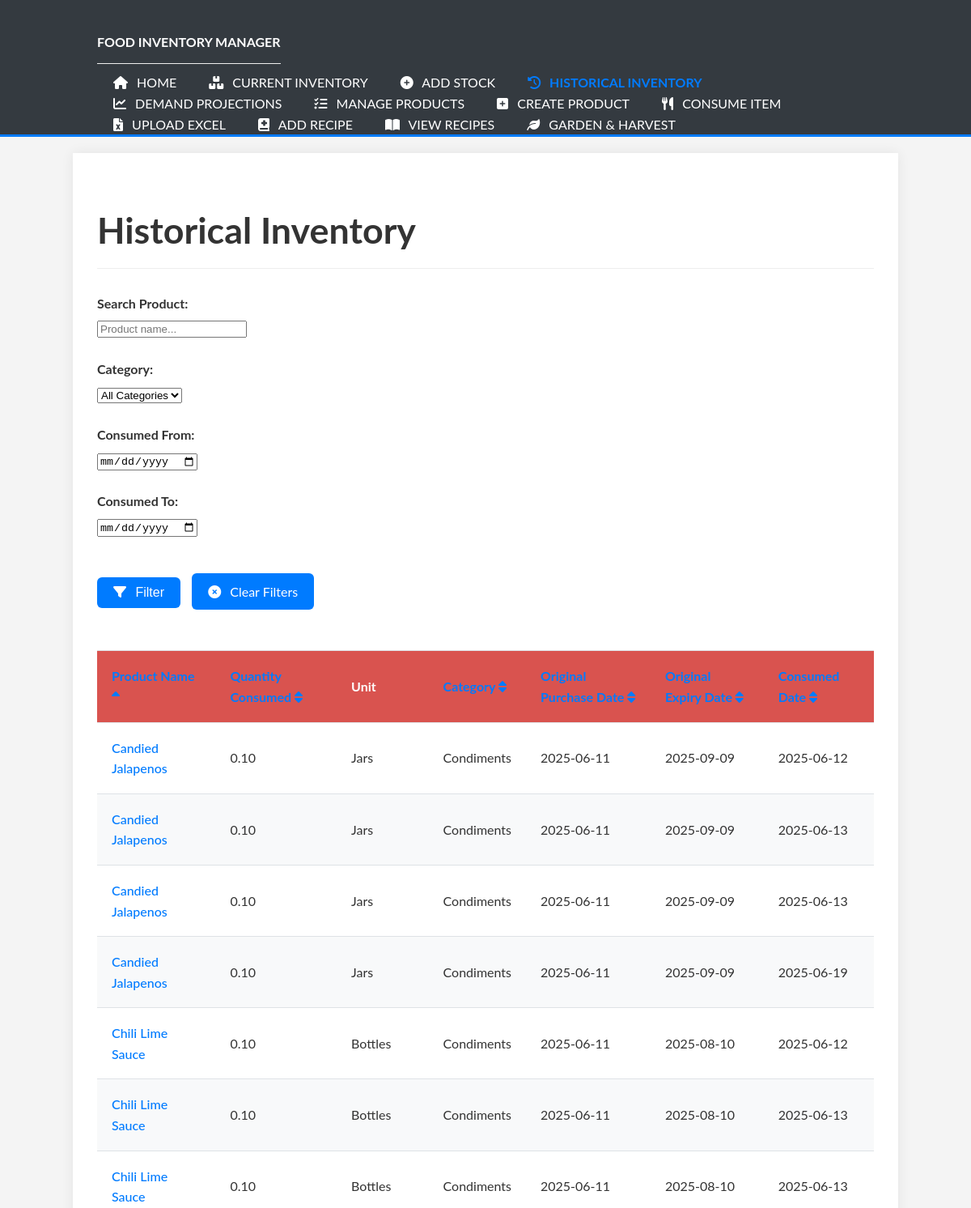
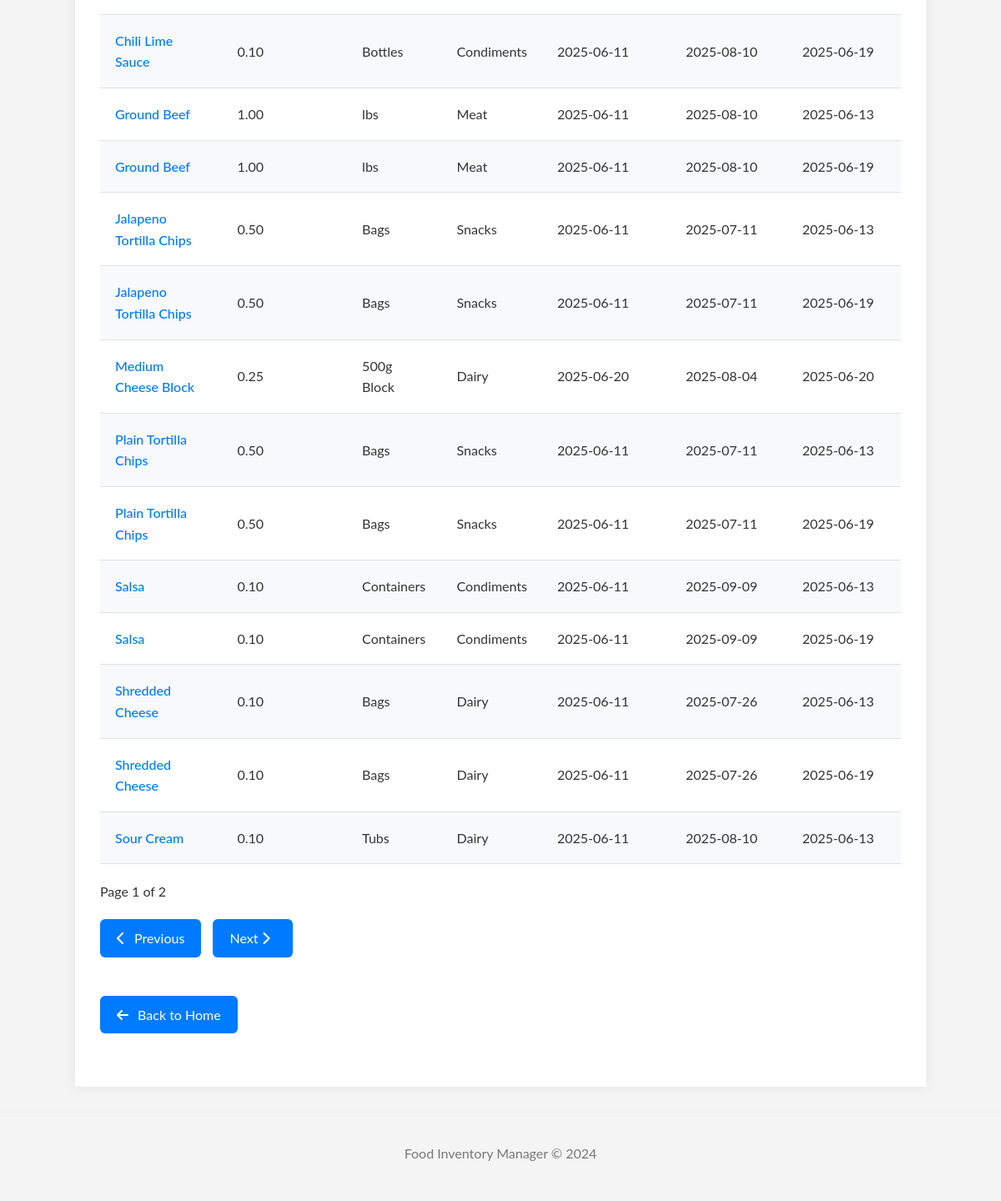
The app's page /inventory/historical?search_term=&category=&consumed_start_date=&consumed_end_date=&page=1&per_page=20&sort_by=product_name&sort_order=ASC with its own data (2 pictures, top to bottom).
### tables this page shows
CREATE TABLE historical_items (
                        id INTEGER PRIMARY KEY AUTOINCREMENT,
                        product_id INTEGER,
                        name TEXT NOT NULL,
                        quantity_consumed_this_time REAL NOT NULL,
                        original_quantity_string TEXT,
                        purchase_date TEXT, 
                        expiry_date TEXT,
                        consumed_date TEXT NOT NULL,
                        FOREIGN KEY (product_id) REFERENCES products (id)
                    );

CREATE TABLE products (
                        id INTEGER PRIMARY KEY AUTOINCREMENT,
                        name TEXT NOT NULL UNIQUE,
                        category TEXT,
                        subcategory TEXT,
                        unit_of_measure TEXT NOT NULL,
                        default_expiry_days INTEGER NOT NULL,
                        par_level REAL DEFAULT 0,
                        max_holding_amount REAL DEFAULT 0,
    purchase_location TEXT,
    consumption_override_rate REAL DEFAULT NULL
                    );

### app.py (the view, shortened to what this page needs)
@app.route('/inventory/historical')
def historical_inventory_view():
    search_term = request.args.get('search_term', '').strip()
    selected_category = request.args.get('category', '').strip()
    consumed_start_date = request.args.get('consumed_start_date', '').strip()
    consumed_end_date = request.args.get('consumed_end_date', '').strip()
    sort_by = request.args.get('sort_by', 'consumed_date').strip()
    sort_order = request.args.get('sort_order', 'DESC').strip().upper()
    if sort_order not in ['ASC', 'DESC']:
        sort_order = 'DESC'
    try:
        page = int(request.args.get('page', 1))
        if page < 1: page = 1
    except ValueError:
        page = 1
    try:
        per_page = int(request.args.get('per_page', 20))
        if per_page < 1: per_page = 1
    except ValueError:
        per_page = 20
    historical_items = manager.get_historical_inventory(
        search_term=search_term if search_term else None,
        category=selected_category if selected_category else None,
        consumed_start_date=consumed_start_date if consumed_start_date else None,
        consumed_end_date=consumed_end_date if consumed_end_date else None,
        sort_by=sort_by,
        sort_order=sort_order,
        page=page,
        per_page=per_page
    )
    total_items = manager.get_historical_inventory_count(
        search_term=search_term if search_term else None,
        category=selected_category if selected_category else None,
        consumed_start_date=consumed_start_date if consumed_start_date else None,
        consumed_end_date=consumed_end_date if consumed_end_date else None
    )
    total_pages = (total_items + per_page - 1) // per_page if per_page > 0 else 1
    categories_options = manager.get_historical_inventory_categories()
    return render_template(
        'historical_inventory.html',
        items=historical_items,
        current_page=page,
        total_pages=total_pages,
        per_page=per_page,
        search_term=search_term,
        selected_category=selected_category,
        consumed_start_date=consumed_start_date,
        consumed_end_date=consumed_end_date,
        sort_by=sort_by,
        sort_order=sort_order,
        categories=categories_options
    )

### Food_manager.py (called while the page is built)
    def _get_db_connection(self):
        if self.conn and self.db_filepath == ":memory:":
            return self.conn
        conn = sqlite3.connect(self.db_filepath)
        conn.row_factory = sqlite3.Row # Access columns by name
        return conn

    def get_historical_inventory_categories(self):
        categories = []
        query = """
            SELECT DISTINCT p.category
            FROM products p
            JOIN historical_items hi ON p.id = hi.product_id
            WHERE p.category IS NOT NULL
            ORDER BY p.category ASC
        """
        try:
            with self._get_db_connection() as conn:
                cursor = conn.cursor()
                cursor.execute(query)
                rows = cursor.fetchall()
                for row in rows:
                    categories.append(row['category'])
        except sqlite3.Error as e:
            print(f"Database error fetching historical inventory categories: {e}")
        return categories

### templates/historical_inventory.html (shortened to what this page needs)
{% extends "base.html" %}
{% block page_header %}
    <h1 class="page-title">Historical Inventory</h1>
{% endblock %}
{% block content %}
<form method="GET" action="{{ url_for('historical_inventory_view') }}" class="filter-form">
    <div class="form-row">
        <div class="form-group">
            <label for="search_term">Search Product:</label>
            <input type="text" name="search_term" id="search_term" value="{{ search_term or '' }}" placeholder="Product name...">
        </div>
        <div class="form-group">
            <label for="category">Category:</label>
            <select name="category" id="category">
                <option value="" {% if not selected_category %}selected{% endif %}>All Categories</option>
            </select>
        </div>
    </div>
    <div class="form-row">
        <div class="form-group">
            <label for="consumed_start_date">Consumed From:</label>
            <input type="date" name="consumed_start_date" id="consumed_start_date" value="{{ consumed_start_date or '' }}">
        </div>
        <div class="form-group">
            <label for="consumed_end_date">Consumed To:</label>
            <input type="date" name="consumed_end_date" id="consumed_end_date" value="{{ consumed_end_date or '' }}">
        </div>
    </div>
    <div class="form-actions">
        <button type="submit" class="button"><i class="fas fa-filter"></i> Filter</button>
        <a href="{{ url_for('historical_inventory_view') }}" class="button button-secondary"><i class="fas fa-times-circle"></i> Clear Filters</a>
    </div>
</form>
    {% if items %}
    <div class="table-responsive-wrapper">
        <table>
            <thead>
                <tr>
                    {% macro sortable_header(column_key, display_name, current_sort_by, current_sort_order, current_filters) %}
                        {% set new_sort_order = 'DESC' if current_sort_by == column_key and current_sort_order == 'ASC' else 'ASC' %}
                        {% set updated_filters = dict(current_filters, sort_by=column_key, sort_order=new_sort_order) %}
                        <th class="historical-inventory-header">
                            <a href="{{ url_for('historical_inventory_view', **updated_filters) }}">
                                {{ display_name }}
                                {% if current_sort_by == column_key %}
                                    <i class="fas fa-sort-{{ 'up' if current_sort_order == 'ASC' else 'down' }}"></i>
                                {% else %}
                                    <i class="fas fa-sort"></i>
                                {% endif %}
                            </a>
                        </th>
                    {% endmacro %}
                    {% set current_filters = {
                        'search_term': search_term,
                        'category': selected_category,
                        'consumed_start_date': consumed_start_date,
                        'consumed_end_date': consumed_end_date,
                        'page': current_page,
                        'per_page': per_page
                    } %}
                    {{ sortable_header('product_name', 'Product Name', sort_by, sort_order, current_filters) }}
                    {{ sortable_header('quantity_consumed', 'Quantity Consumed', sort_by, sort_order, current_filters) }}
                    <th class="historical-inventory-header">Unit</th>
                    {{ sortable_header('category', 'Category', sort_by, sort_order, current_filters) }}
                    {{ sortable_header('purchase_date', 'Original Purchase Date', sort_by, sort_order, current_filters) }}
                    {{ sortable_header('expiry_date', 'Original Expiry Date', sort_by, sort_order, current_filters) }}
                    {{ sortable_header('consumed_date', 'Consumed Date', sort_by, sort_order, current_filters) }}
                </tr>
            </thead>
            <tbody>
                {% for item in items %}
                <tr>
                    <td>
                        {% if item.product_id %}
                        <a href="#" class="product-name-link" data-product-id="{{ item.product_id }}" onclick="openProductModal(this.dataset.productId); return false;">{{ item.name }}</a>
                        {% else %}
                        {{ item.name }}
                        {% endif %}
                    </td>
                    <td>{{ "%.2f"|format(item.quantity_consumed_this_time) if item.quantity_consumed_this_time is number else item.quantity_consumed_this_time }}</td>
                    <td>{{ item.unit_of_measure if item.unit_of_measure else '-' }}</td>
                    <td>{{ item.category if item.category else '-' }}</td>
                    <td>{{ item.purchase_date.isoformat() if item.purchase_date else 'N/A' }}</td>
                    <td>{{ item.expiry_date.isoformat() if item.expiry_date else 'N/A' }}</td>
                    <td>{{ item.consumed_date.isoformat() if item.consumed_date else 'N/A' }}</td>
                </tr>
                {% endfor %}
            </tbody>
        </table>
    </div>
    {% if total_pages > 1 %}
    <div class="pagination">
        <span>Page {{ current_page }} of {{ total_pages }}</span>
        <div class="page-navigation">
            {% set pagination_filters = {
                'search_term': search_term,
                'category': selected_category,
                'consumed_start_date': consumed_start_date,
                'consumed_end_date': consumed_end_date,
                'sort_by': sort_by,
                'sort_order': sort_order,
                'per_page': per_page
            } %}
            {% if current_page > 1 %}
            <a href="{{ url_for('historical_inventory_view', **dict(pagination_filters, page=current_page - 1)) }}" class="button button-small">
                <i class="fas fa-chevron-left"></i> Previous
            </a>
            {% else %}
            <span class="button button-small button-disabled"><i class="fas fa-chevron-left"></i> Previous</span>
            {% endif %}
            {% if current_page < total_pages %}
            <a href="{{ url_for('historical_inventory_view', **dict(pagination_filters, page=current_page + 1)) }}" class="button button-small">
                Next <i class="fas fa-chevron-right"></i>
            </a>
            {% else %}
            <span class="button button-small button-disabled">Next <i class="fas fa-chevron-right"></i></span>
            {% endif %}
        </div>
    </div>
    {% endif %}
    {% endif %}
    <p><a href="{{ url_for('home') }}" class="nav-link-button" style="margin-top: 20px;"><i class="fas fa-arrow-left"></i> Back to Home</a></p>
{% endblock %}

### static/style.css (style rules this page uses)
body { font-family: 'Lato', Arial, sans-serif; margin: 0; padding: 0; background-color: #f4f4f4; color: #333; line-height: 1.6; }
h1, h2, h3 { color: #333; }
h1, h1.page-title { font-size: 2.8em; font-weight: 700; margin-bottom: 30px; color: #333; border-bottom: 1px solid #eee; padding-bottom: 10px; }
p { margin-bottom: 1.5em; }
.form-group { margin-bottom: 25px; }
.form-group label { display: block; margin-bottom: 5px; font-weight: bold; }
table { width: 100%; border-collapse: collapse; margin-top: 20px; border-top: 1px solid #dee2e6; }
th, td { padding: 18px; border: none; border-bottom: 1px solid #dee2e6; text-align: left; vertical-align: middle; }
th { background-color: #e9ecef; color: #212529; font-weight: bold; }
th.historical-inventory-header { background-color: #d9534f; color: #fff; }
tr:nth-child(even) { background-color: #f8f9fa; }
a { color: #007bff; text-decoration: none; }
.button, .nav-link-button { display: inline-block; margin-top: 20px; padding: 10px 20px; background-color: #007bff; color: white !important; border-radius: 6px; text-decoration: none; border: none; cursor: pointer; font-size: 1em; margin-right: 10px; margin-bottom: 10px; transition: background-color 0.2s ease-out, box-shadow 0.2s ease-out; }
.button i, .nav-link-button i { margin-right: 7px; }
.table-responsive-wrapper { overflow-x: auto; margin-top: 20px; margin-bottom: 20px; }
.product-name-link { color: #007bff; text-decoration: none; cursor: pointer; font-weight: 500; }

### records on screen
historical_items: name "Candied Jalapenos", quantity_consumed_this_time "0.10", unit_of_measure "Jars", category "Condiments", purchase_date "2025-06-11", expiry_date "2025-09-09", consumed_date "2025-06-12"
historical_items: name "Candied Jalapenos", quantity_consumed_this_time "0.10", unit_of_measure "Jars", category "Condiments", purchase_date "2025-06-11", expiry_date "2025-09-09", consumed_date "2025-06-13"
historical_items: name "Candied Jalapenos", quantity_consumed_this_time "0.10", unit_of_measure "Jars", category "Condiments", purchase_date "2025-06-11", expiry_date "2025-09-09", consumed_date "2025-06-13"
historical_items: name "Candied Jalapenos", quantity_consumed_this_time "0.10", unit_of_measure "Jars", category "Condiments", purchase_date "2025-06-11", expiry_date "2025-09-09", consumed_date "2025-06-19"
historical_items: name "Chili Lime Sauce", quantity_consumed_this_time "0.10", unit_of_measure "Bottles", category "Condiments", purchase_date "2025-06-11", expiry_date "2025-08-10", consumed_date "2025-06-12"
historical_items: name "Chili Lime Sauce", quantity_consumed_this_time "0.10", unit_of_measure "Bottles", category "Condiments", purchase_date "2025-06-11", expiry_date "2025-08-10", consumed_date "2025-06-13"
historical_items: name "Chili Lime Sauce", quantity_consumed_this_time "0.10", unit_of_measure "Bottles", category "Condiments", purchase_date "2025-06-11", expiry_date "2025-08-10", consumed_date "2025-06-13"
historical_items: name "Chili Lime Sauce", quantity_consumed_this_time "0.10", unit_of_measure "Bottles", category "Condiments", purchase_date "2025-06-11", expiry_date "2025-08-10", consumed_date "2025-06-19"
historical_items: name "Ground Beef", quantity_consumed_this_time "1.00", unit_of_measure "lbs", category "Meat", purchase_date "2025-06-11", expiry_date "2025-08-10", consumed_date "2025-06-13"
historical_items: name "Ground Beef", quantity_consumed_this_time "1.00", unit_of_measure "lbs", category "Meat", purchase_date "2025-06-11", expiry_date "2025-08-10", consumed_date "2025-06-19"
historical_items: name "Jalapeno Tortilla Chips", quantity_consumed_this_time "0.50", unit_of_measure "Bags", category "Snacks", purchase_date "2025-06-11", expiry_date "2025-07-11", consumed_date "2025-06-13"
historical_items: name "Jalapeno Tortilla Chips", quantity_consumed_this_time "0.50", unit_of_measure "Bags", category "Snacks", purchase_date "2025-06-11", expiry_date "2025-07-11", consumed_date "2025-06-19"
historical_items: name "Medium Cheese Block", quantity_consumed_this_time "0.25", unit_of_measure "500g Block", category "Dairy", purchase_date "2025-06-20", expiry_date "2025-08-04", consumed_date "2025-06-20"
historical_items: name "Plain Tortilla Chips", quantity_consumed_this_time "0.50", unit_of_measure "Bags", category "Snacks", purchase_date "2025-06-11", expiry_date "2025-07-11", consumed_date "2025-06-13"
historical_items: name "Plain Tortilla Chips", quantity_consumed_this_time "0.50", unit_of_measure "Bags", category "Snacks", purchase_date "2025-06-11", expiry_date "2025-07-11", consumed_date "2025-06-19"
historical_items: name "Salsa", quantity_consumed_this_time "0.10", unit_of_measure "Containers", category "Condiments", purchase_date "2025-06-11", expiry_date "2025-09-09", consumed_date "2025-06-13"
historical_items: name "Salsa", quantity_consumed_this_time "0.10", unit_of_measure "Containers", category "Condiments", purchase_date "2025-06-11", expiry_date "2025-09-09", consumed_date "2025-06-19"
historical_items: name "Shredded Cheese", quantity_consumed_this_time "0.10", unit_of_measure "Bags", category "Dairy", purchase_date "2025-06-11", expiry_date "2025-07-26", consumed_date "2025-06-13"
historical_items: name "Shredded Cheese", quantity_consumed_this_time "0.10", unit_of_measure "Bags", category "Dairy", purchase_date "2025-06-11", expiry_date "2025-07-26", consumed_date "2025-06-19"
historical_items: name "Sour Cream", quantity_consumed_this_time "0.10", unit_of_measure "Tubs", category "Dairy", purchase_date "2025-06-11", expiry_date "2025-08-10", consumed_date "2025-06-13"

### other values on screen
{{ display_name }} "Product Name Quantity Consumed Category Original Purchase Date Original Expiry Date Consumed Date"
{{ current_page }} "1"
{{ total_pages }} "2"
